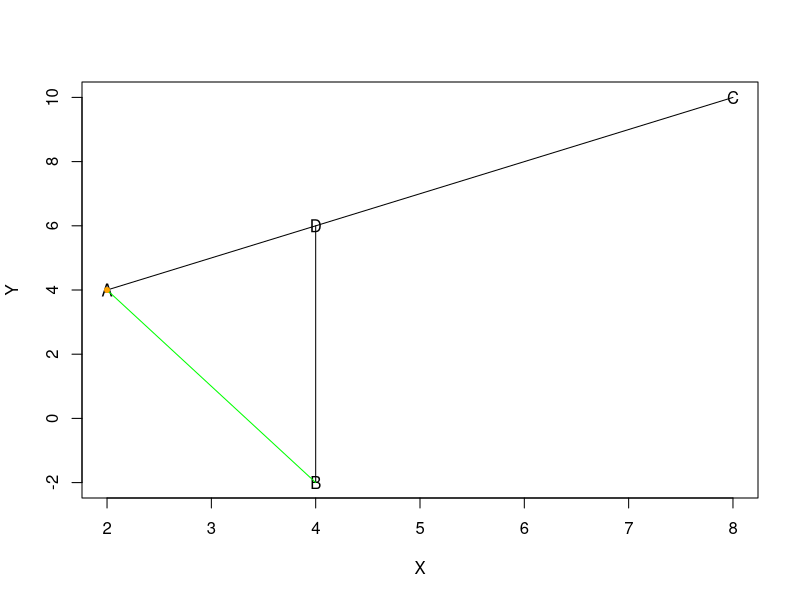
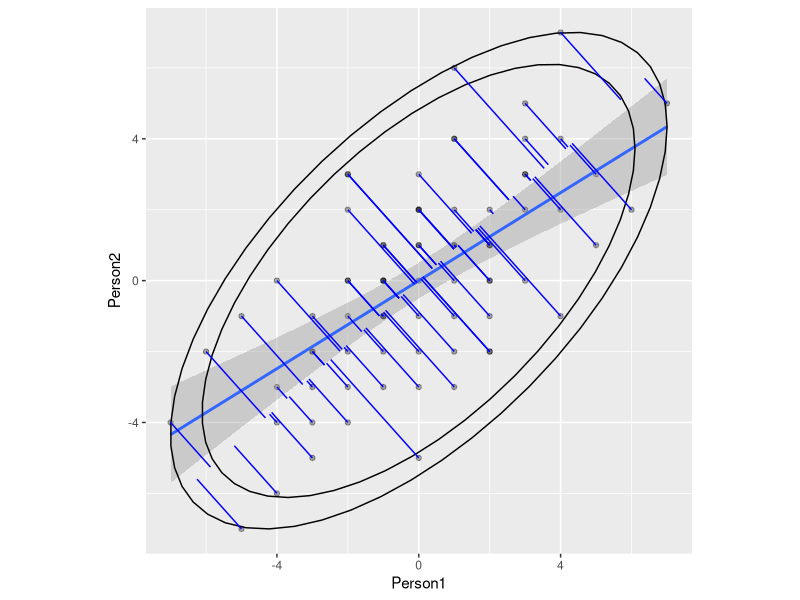

Write the R code that produced these figures, in order.
## ---- chunk 1
plotSegment <- function(P1, P2, ...) {
  segments(P1[1], P1[2], P2[1], P2[2], ...)
}
## ---- chunk 2
A <- c(2,4) 
B <- c(4,-2) 
C <- c(8,10) 

slope <- ( C[2]- A[2])/(C[1]-A[1])  #rise/run 

# find the D point on the line AB
D <- c(B[1], (B[1]-A[1]) * slope + A[2])  # find D 

my.data <- rbind(A,B,C,D)

colnames(my.data) <- c("X","Y") 
my.data    #show it 

plot(my.data, type="n")   #graph it without the points 
text(my.data, rownames(my.data))  #put the points in 
segments(A[1], A[2], C[1], C[2])   #draw the line segments 
segments(B[1], B[2], D[1], D[2]) 

plotSegment(A, B, col = 'green')

points(A, pch = 20, alpha=0.5, col = "orange")
## ---- chunk 3

library(ggplot2)

perp.segment.coord <- function(x0, y0, a=0,b=1){
 #finds endpoint for a perpendicular segment from the point (x0,y0) to the line
 # defined by lm.mod as y=a+b*x
  x1 <- (x0+b*y0-a*b)/(1+b^2)
  y1 <- a + b*x1
  list(x0=x0, y0=y0, x1=x1, y1=y1)
}



Person1 <- c(-3,1,1,-3,0,-1,-1,0,-1,-1,3,4,5,-2,1,2,-2,-1,1,-2,1,-3,4,-6,1,-3,-4,3,3,-5,0,3,0,-3,1,-2,-1,0,-3,3,-4,-4,-7,-5,-2,-2,-1,1,1,2,0,0,2,-2,4,2,1,2,2,7,0,3,2,5,2,6,0,4,0,-2,-1,2,0,-1,-2,-4,-1)

Person2 <- c(-4,-3,4,-5,-1,-1,-2,2,1,0,3,2,3,-4,2,-1,2,-1,4,-2,6,-2,-1,-2,-1,-1,-3,5,2,-1,3,3,1,-3,1,3,-3,2,-2,4,-4,-6,-4,-7,0,-3,1,-2,0,2,-5,2,-2,-1,4,1,1,0,1,5,1,0,1,1,0,2,0,7,-2,3,-1,-2,-3,0,0,0,0)

df <- data.frame(cbind(Person1, Person2))

g <- ggplot(data = df, mapping = aes(x = Person1, y = Person2))
g <- g + geom_point(alpha = 1/3)  # alpha b/c of overplotting
g <- g + geom_smooth(method = "lm")  # just for comparsion
g <- g + coord_fixed()  # otherwise, the angles of vectors are off

corre <- cor(x = df$Person1, y = df$Person2, method = "spearman")  # calculate correlation, must be spearman b/c of measurement
matrix <- matrix(c(1, corre, corre, 1), nrow = 2)  # make this into a matrix
eigen <- eigen(matrix)  # calculate eigenvectors and values
eigen$vectors.scaled <- eigen$vectors %*% diag(sqrt(eigen$values))  
  # scale eigenvectors to length = square-root
  # as per http://stats.stackexchange.com/questions/9898/how-to-plot-an-ellipse-from-eigenvalues-and-eigenvectors-in-r


g <- g + stat_ellipse(type = "norm")
g <- g + stat_ellipse(type = "t")

ss <- perp.segment.coord(df$Person1, df$Person2, 0, eigen$vectors.scaled[1,1])

g + geom_segment(data=as.data.frame(ss), aes(x = x0, y = y0, xend = x1, yend = y1), colour = "blue")
